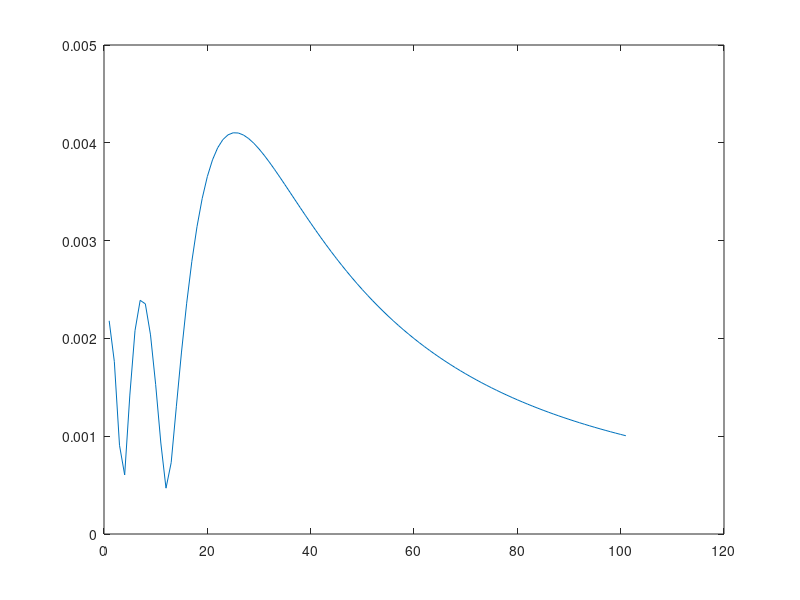
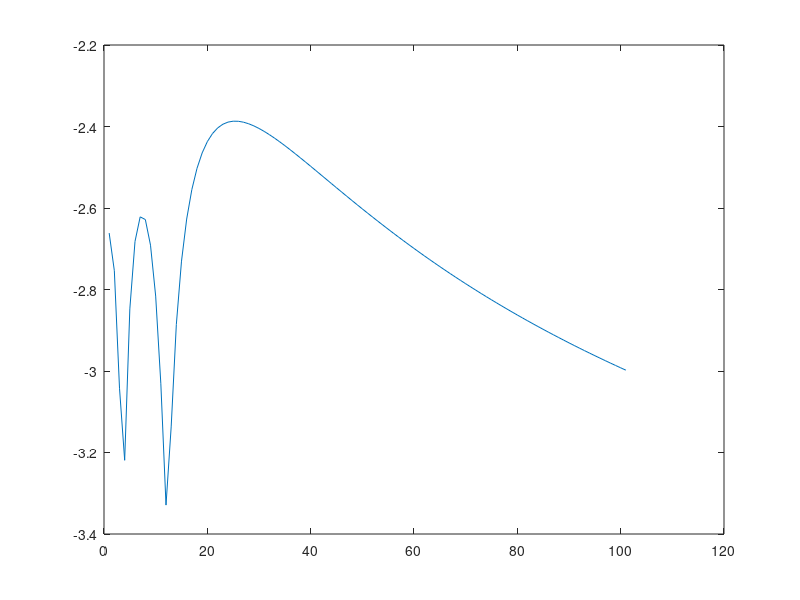

MATLAB code to generate these figures, in order:
%% Params of the model
clear all

n = 100;
a = 0.016 ; %radius of the emitter in [m]
r = linspace(0,a,n+1)' ;
dr = a/n;
XobsMax = 0.100 ; % Length of the field of observation
Xobs = linspace(0.0001,XobsMax,n+1)'; % length of the observation field
f= 300000; %frequency of the ultrasound field to model
c = 1550 ; %sound velocity of US in water
lambda = c/f; %wavelength
k = 2*pi/lambda; %wavenumber
fd = 0.022;% focal distance
b = pi/(lambda*0.04); % param representative of the transducer cfr notes CC 25 july
j=sqrt(-1);
%% kitchen side
%along the central axis of the emitter , axysimmetric property supposed
S2 = zeros(size(Xobs,1),1);
for p = 1 : size(Xobs,1) %displacement along the observation points
    for m=1:size(r) %integration over the source points
        R = sqrt(Xobs(p)^2+r(m)^2);
        S2(p) = S2(p)+exp((j*b*(r(m)^2)))*exp(-j*k*R)/R *r(m)*dr;
    end
end

% hint : deux doubles boucles

figure
plot(abs(S2))
figure
plot(log10(abs(S2)))


